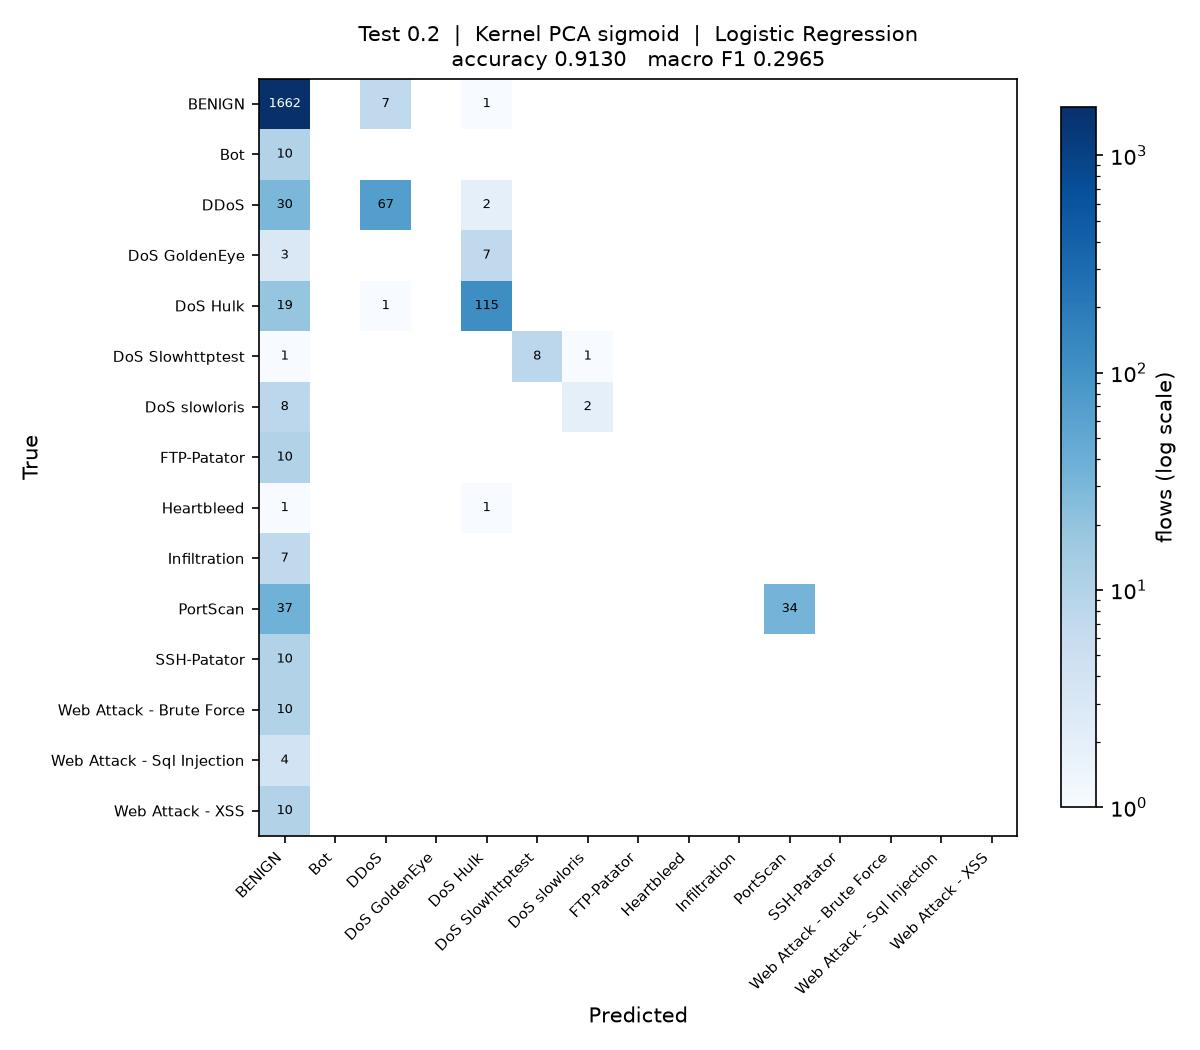

Reproduce this figure in Python.
"""
Test_0.2_DR_SIG_LR

Test size 0.2  |  Kernel PCA (sigmoid)  |  Logistic Regression  (reference sheet #2)

Note: taken in place of sheet #1 Linear Regression, which is a regressor and cannot classify.

Run on its own:

    python Test_0.2_DR_SIG_LR.py

Writes Test_0.2_DR_SIG_LR.jpg (confusion matrix) and appends one row to
results/75_runs.csv.
"""

import os
import sys
import time
import warnings
from pathlib import Path

import matplotlib
matplotlib.use("Agg")
import matplotlib.pyplot as plt
import numpy as np
import pandas as pd
from sklearn.decomposition import KernelPCA
from sklearn.impute import SimpleImputer
from sklearn.metrics import (accuracy_score, confusion_matrix, f1_score,
                             precision_score, recall_score)
from sklearn.model_selection import train_test_split
from sklearn.preprocessing import LabelEncoder, StandardScaler
from sklearn.linear_model import LogisticRegression

sys.path.insert(0, str(Path(__file__).resolve().parent.parent))
from common import load_sample                      # noqa: E402

warnings.filterwarnings("ignore")

# ----- this run -------------------------------------------------------------
TEST_SIZE = 0.2
KERNEL = "sigmoid"
CLASSIFIER = "LR"
N_COMPONENTS = 15
# ----------------------------------------------------------------------------

SEED = 0
N_JOBS = max(1, (os.cpu_count() or 2) // 2)
STEM = "Test_0.2_DR_SIG_LR"
HERE = Path(__file__).resolve().parent
RESULTS = HERE.parent / "results"


def main():
    t0 = time.time()
    df = load_sample(10000, 50, SEED)
    y = LabelEncoder().fit_transform(df["Label"])
    X = df.drop(columns=["Label", "Day"])
    classes = sorted(df["Label"].unique())
    print(f"{len(df):,} flows, {X.shape[1]} features, {len(classes)} classes")

    X_train, X_test, y_train, y_test = train_test_split(
        X, y, test_size=TEST_SIZE, random_state=SEED, stratify=y)

    # mean imputation and scaling, fitted on the training split only
    imputer = SimpleImputer(strategy="mean").fit(X_train)
    scaler = StandardScaler().fit(imputer.transform(X_train))
    X_train = scaler.transform(imputer.transform(X_train))
    X_test = scaler.transform(imputer.transform(X_test))

    # dimensionality reduction: Kernel PCA, fitted on the training split only.
    # arpack keeps the largest positive eigenvalues; the randomized solver ranks
    # them by magnitude and fails on the sigmoid kernel, which is not PSD.
    kpca = KernelPCA(n_components=N_COMPONENTS, kernel=KERNEL,
                     eigen_solver="arpack", random_state=SEED, n_jobs=N_JOBS)
    X_train = kpca.fit_transform(X_train)
    X_test = kpca.transform(X_test)
    print(f"Kernel PCA ({KERNEL}): {X_train.shape[1]} components")

    classifier = LogisticRegression(max_iter=2000, random_state=SEED)
    classifier.fit(X_train, y_train)
    y_pred = classifier.predict(X_test)

    acc = accuracy_score(y_test, y_pred)
    pre = precision_score(y_test, y_pred, average="macro", zero_division=0)
    rec = recall_score(y_test, y_pred, average="macro", zero_division=0)
    f1 = f1_score(y_test, y_pred, average="macro", zero_division=0)
    pre_w = precision_score(y_test, y_pred, average="weighted", zero_division=0)
    rec_w = recall_score(y_test, y_pred, average="weighted", zero_division=0)
    f1_w = f1_score(y_test, y_pred, average="weighted", zero_division=0)

    print(f"Accuracy  : {acc:.4f}")
    print(f"Precision : {pre:.4f}")
    print(f"Recall    : {rec:.4f}")
    print(f"F1 Score  : {f1:.4f}")

    # confusion matrix image, named to match this script
    cm = confusion_matrix(y_test, y_pred, labels=range(len(classes)))
    fig, ax = plt.subplots(figsize=(8, 7))
    im = ax.imshow(cm, cmap="Blues", norm=matplotlib.colors.LogNorm(vmin=1))
    ax.set_xticks(range(len(classes)), classes, rotation=45, ha="right", fontsize=7)
    ax.set_yticks(range(len(classes)), classes, fontsize=7)
    ax.set_xlabel("Predicted")
    ax.set_ylabel("True")
    ax.set_title(f"Test {TEST_SIZE}  |  Kernel PCA {KERNEL}  |  Logistic Regression\n"
                 f"accuracy {acc:.4f}   macro F1 {f1:.4f}", fontsize=10)
    for i in range(len(classes)):
        for j in range(len(classes)):
            if cm[i, j]:
                ax.text(j, i, cm[i, j], ha="center", va="center", fontsize=6,
                        color="white" if cm[i, j] > cm.max() / 3 else "black")
    fig.colorbar(im, ax=ax, fraction=0.04, label="flows (log scale)")
    fig.tight_layout()
    fig.savefig(HERE / f"{STEM}.jpg", dpi=150)
    plt.close(fig)

    # one row appended to the shared results table
    RESULTS.mkdir(exist_ok=True)
    row = {"Test": TEST_SIZE, "DR": "SIG", "Clas": CLASSIFIER,
           "Acc": round(acc, 4), "Pre": round(pre, 4), "Rec": round(rec, 4),
           "F1": round(f1, 4),
           "Pre_weighted": round(pre_w, 4), "Rec_weighted": round(rec_w, 4),
           "F1_weighted": round(f1_w, 4),
           "n_components": N_COMPONENTS, "seconds": round(time.time() - t0, 1),
           "script": STEM}
    out = RESULTS / "75_runs.csv"
    old = pd.read_csv(out).to_dict("records") if out.exists() else []
    old = [r for r in old if r.get("script") != STEM]
    pd.DataFrame(old + [row]).to_csv(out, index=False)
    print(f"saved {STEM}.jpg and appended to results/75_runs.csv "
          f"({time.time() - t0:.0f}s)")


if __name__ == "__main__":
    main()
